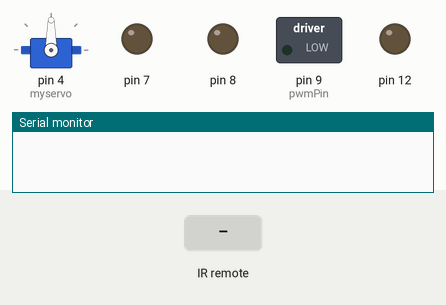
Recording of a sketch running on a simulated Arduino Uno, built with avr-gcc and run on an emulated ATmega328P. On the bench: servo, switched loads named in the sketch (green lamp = pin HIGH), output pins drawn as LEDs (lit = HIGH), the last lines printed to the serial monitor. The inputs (shaded band) are chosen by the test bench.

Above: at 1.2 s.
1.3 s: infrared code 0x2CE9 received
At 2.4 s:
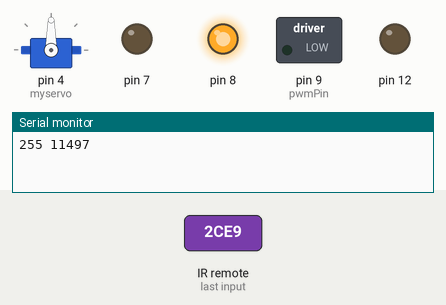
2.8 s: infrared code 0x5E25 received
At 3.5 s:
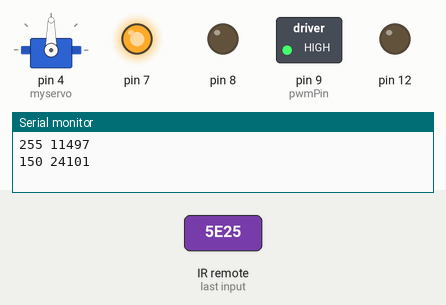
4.3 s: infrared code 0xFD0 received
At 4.6 s:
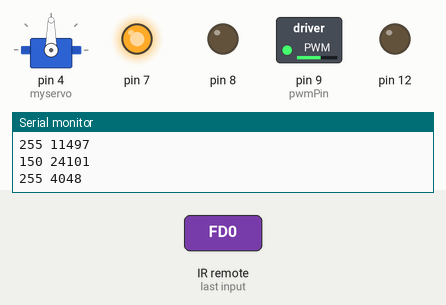
5.8 s: infrared code 0xA70 received
At 7.0 s:
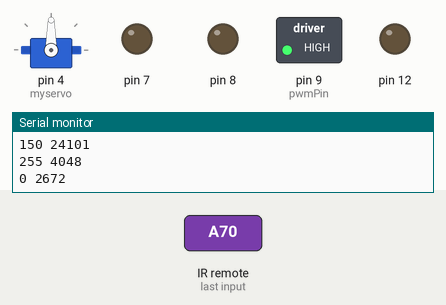
7.3 s: infrared code 0xC10 received
At 8.1 s:
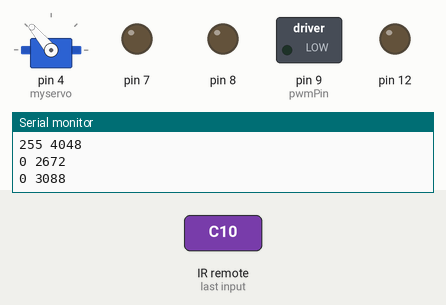
8.8 s: infrared code 0xA10 received
At 9.3 s:
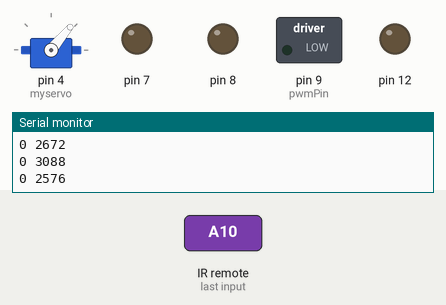
Timing chart, 0 to 11.3 s (numbered marks = the images above; inputs shaded):
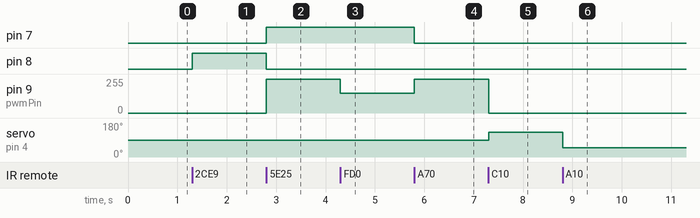

Measured:
- after the input at 1.3 s, pin 8: LOW → HIGH at once
- after the input at 2.8 s, pin 7: LOW → HIGH at once; pin 8: HIGH → LOW at once; pin 9 (pwmPin): 0/255 → 255/255 at once
- after the input at 4.3 s, pin 9 (pwmPin): 255/255 → 150/255 at once
- after the input at 5.8 s, pin 7: HIGH → LOW at once; pin 9 (pwmPin): 150/255 → 255/255 at once
- after the input at 7.3 s, pin 9 (pwmPin): 255/255 → 0/255 at once; servo on pin 4 (myservo): 90° → 130° at once
- after the input at 8.8 s, servo on pin 4 (myservo): 130° → 50° at once

The sketch:

Car_made.ino
```cpp
/*
 *  Controlling a DC Fan Speed with a TV Remote
 *
 *  Modified IRrecvDemo example from Ken Shirriff IRremote Library
 *  Ken Shirriff
 *  http://arcfn.com
 *
 *  Modified by Dejan Nedelkovski,
 *  www.HowToMechatronics.com
 *
 */

#include <IRremote.h>
#include <Servo.h>

Servo myservo;  // create servo object to control a servo

int RECV_PIN = 10; // IR Receiver - Arduino Pin Number 8
int pwmPin = 9;
int pwmValue;
IRrecv irrecv(RECV_PIN);
decode_results results;

void setup() {
  myservo.attach(4);  // attaches the servo on pin 4 to the servo object
  Serial.begin(9600);
  irrecv.enableIRIn(); // Start the receiver
  pinMode( pwmPin, OUTPUT);
  pinMode(8, OUTPUT);
  pinMode(7, OUTPUT);
  pinMode(4, OUTPUT);
  pinMode(12, OUTPUT);
  pwmValue = 0; // Starts the program with turned off motor
}

void loop() {

  if (irrecv.decode(&results))
  {

    analogWrite(pwmPin, pwmValue);

    if (results.value == 11497) { // PLAY Button
        digitalWrite(8, HIGH);
        digitalWrite(7, LOW);
        pwmValue = 255; // 100% Duty Cycle | Max Speed
        }
    if (results.value == 24101) { // ...... Button
        digitalWrite(7, HIGH);
        digitalWrite(8, LOW);
        pwmValue = 150
        ; // % Duty Cycle | Max Speed
        }
    if (results.value == 4048) { // ...... Button
        digitalWrite(7, HIGH);
        digitalWrite(8, LOW);
        pwmValue = 255
        ; // % Duty Cycle | Max Speed
        }
    if (results.value == 2672) { // STOP Button
        digitalWrite(8, LOW);
        digitalWrite(7, LOW);
        pwmValue = 0; // 0% Duty Cycke | Turned off
        }
    if (results.value == 752 ) { // FORWARD Button
        if(pwmValue <= 255){
         digitalWrite(8, HIGH);
         digitalWrite(7, LOW);
        pwmValue = pwmValue + 20; // Increases the Duty Cycle of the PWM Signal
        delay(20);
      }
    }
    if (results.value == 2800 ) { // BACKWARD Button
      if(pwmValue >= 20){
          digitalWrite(8, HIGH);
          digitalWrite(7, LOW);
        pwmValue = pwmValue - 50; // Decreases the Duty Cycle of the PWM Signal
        delay(20);
      }
    }

  if (results.value == 3088 ) // Turn to left
    {
        myservo.write(130);

        delay(50);


     }

   if (results.value == 2576 ) // Turn to left
    {
        myservo.write(50);

        delay(50);


    }


    if (results.value == 21225 )
     {
        digitalWrite(11,HIGH);
     }


     if (results.value == 4841 )
     {

        digitalWrite(11,LOW);

     }

     if (results.value == 12345)
     {
       digitalWrite(8,LOW);
       digitalWrite(7,LOW);
       myservo.write(90);
       pwmValue = 0
       ;
     }


  Serial.print(pwmValue);
  Serial.print(" ");
  Serial.println(results.value, DEC);

  irrecv.resume(); // Receive the next value
  }

}
```
